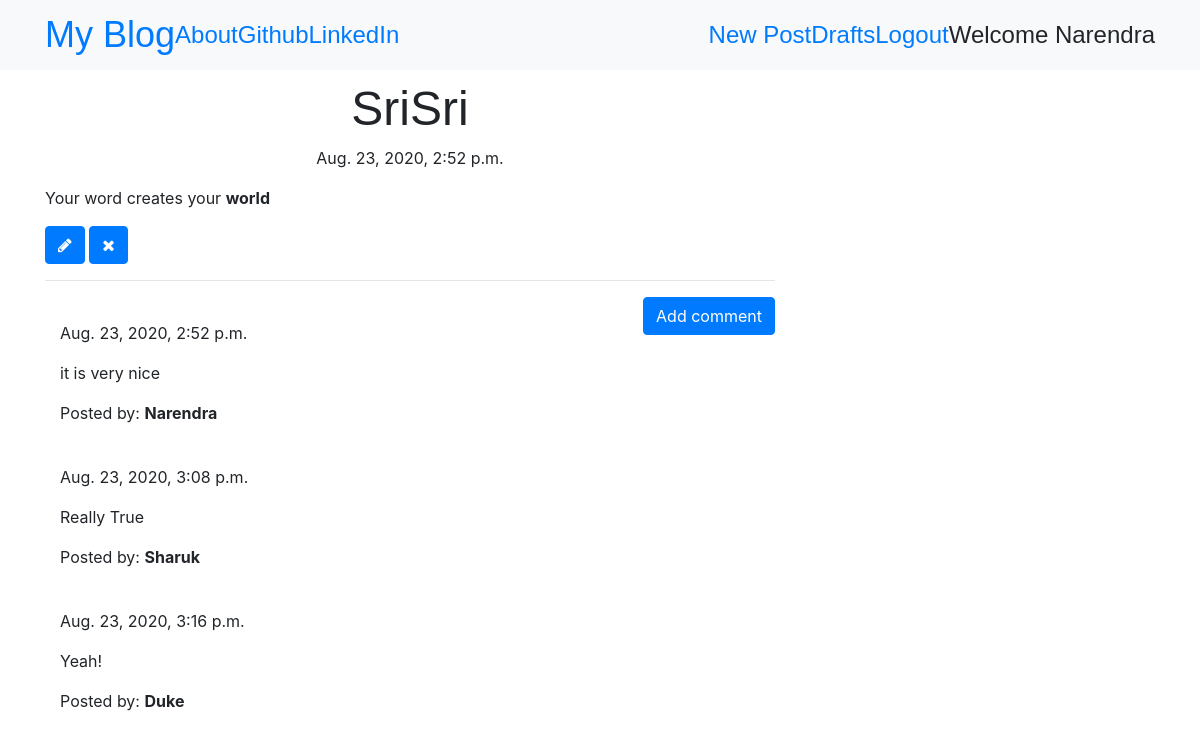
Page /post7 (signed in) on the committed database.
### blog/models.py (models this page shows, shortened)
class Post(models.Model):
    author=models.ForeignKey('auth.User',on_delete=models.CASCADE)
    title=models.CharField(max_length=256)
    text=models.TextField()
    create_date=models.DateTimeField(default=timezone.now)
    published_date=models.DateTimeField(blank=True,null=True)

class Comment(models.Model):
    post=models.ForeignKey('blog.Post',related_name='comments',on_delete=models.CASCADE)
    author=models.CharField(max_length=256)
    text=models.TextField()
    create_date=models.DateTimeField(default=timezone.now)
    approved_comments=models.BooleanField(default=False)

### blog/views.py (the view)
# urls.py: url(r'^post(?P<pk>\d+)$',views.PostDetailView.as_view(),name='post_detail'),
class PostDetailView(DetailView):
    model=Post

### blog/templates/blog/post_detail.html (shortened to what this page needs)
{% extends 'blog/base.html' %}
{% block content %}
        <h1 class='posttitle loader'>{{ post.title }}</h1>
        {% if post.published_date %}
            <div class="date postdate">
                {{ post.published_date }}
            </div>
        {% else %}
            <a class="btn btn-outline-dark" href="{% url 'post_publish' pk=post.pk %}">Publish</a>
        {% endif %}
      <p class='postcontent' >{{ post.text|safe|linebreaksbr }}</p>
      {% if user.is_authenticated %}
          <a class="btn btn-primary" href="{% url 'post_edit' pk=post.pk %}"><span class="fa fa-pencil"></span></a>
          <a class="btn btn-primary" href="{% url 'post_remove' pk=post.pk %}"><span class="fa fa-remove"></span></a>
      {% endif %}
  <hr>
  <a class="btn btn-primary btn-comment" href="{% url 'add_comment_to_post' pk=post.pk %}">Add comment</a>
  <div class="container">
  {% for comment in post.comments.all %}
  <br>
      {% if user.is_authenticated or comment.approved_comments %}
              {{ comment.create_date }}
          <p>{{ comment.text|safe|linebreaks }}</p>
          <p>Posted by: <strong>{{ comment.author }}</strong></p>
      {% endif %}
  {% empty %}
      <p>No comments posted.</p>
  {% endfor %}
</div>
{% endblock %}

### blog/templates/blog/base.html (shortened to what this page needs)
<!DOCTYPE html>
{% load static %}
<html>
<head>
<link rel="stylesheet" href="https://stackpath.bootstrapcdn.com/bootstrap/4.5.2/css/bootstrap.min.css">
<link rel="stylesheet" href="https://stackpath.bootstrapcdn.com/font-awesome/4.7.0/css/font-awesome.min.css">
<link rel="stylesheet" href="//cdn.jsdelivr.net/medium-editor/latest/css/medium-editor.min.css" type="text/css" media="screen" charset="utf-8">
<link rel="stylesheet" href="{% static 'css/mystyle.css' %}">
</head>
<body>
<nav class="navbar navbar-expand-lg bg-light techfont">
<div class="container">
<div class="navbar-nav align-items-center menu1">
<a class="bigbrand" href="{% url 'post_list' %}">My Blog</a>
<a  href="{% url 'about' %}">About</a>
<a  href="https://www.github.com">Github</a>
<a  href="https://www.linkedin.com">LinkedIn</a>
</div>
<div class="navbar-nav align-items-center ml-auto">
  {% if user.is_authenticated %}
<a href="{% url 'post_new' %}">New Post</a>
<a href="{% url 'post_draft_list' %}">Drafts</a>
<a href="{% url 'logout' %}">Logout</a>
<a>Welcome {{user.username|title}}</a>
  {% else %}
<a class="nav navbar-right" href="{% url 'login' %}"><span class="fa fa-user"></span></a>
  {% endif %}
</div>
</div>
</nav>
<div class="Content container">
<div class="row">
<div class="col-md-8">
<div class="blog_posts loader">
  {% block content %}
  {% endblock %}
</div>
</div>
</div>
</div>
</body>
</html>

### blog/static/css/mystyle.css (style rules this page uses)
.techfont { font-family: 'Russo One', sans-serif; font-size: 1.5em; margin-bottom: 10px; }
.postdate { text-align: center; }
.posttitle { font-family: 'Russo One', sans-serif; font-size: 3em; text-align: center; }
.postcontent { font-family: 'Montserrat'; font-size: 1.5em; }
.btn-comment { position: absolute; right: 0px; }
.bigbrand { font-size: 1.5em; }
.loader { filter:hue-rotate(0deg); color: linear-gradient(45deg,#0f8,#08f); animation:hue 5000ms infinite linear; }

### rows in the picture
Post: title "SriSri", published_date "Aug. 23, 2020, 2:52 p.m.", text "Your word creates your world"
Comment: create_date "Aug. 23, 2020, 2:52 p.m.", text "it is very nice", author "Narendra"
Comment: create_date "Aug. 23, 2020, 3:08 p.m.", text "Really True", author "Sharuk"
Comment: create_date "Aug. 23, 2020, 3:16 p.m.", text "Yeah!", author "Duke"

### other values in the picture
{{ user.username|title }} "Narendra"
